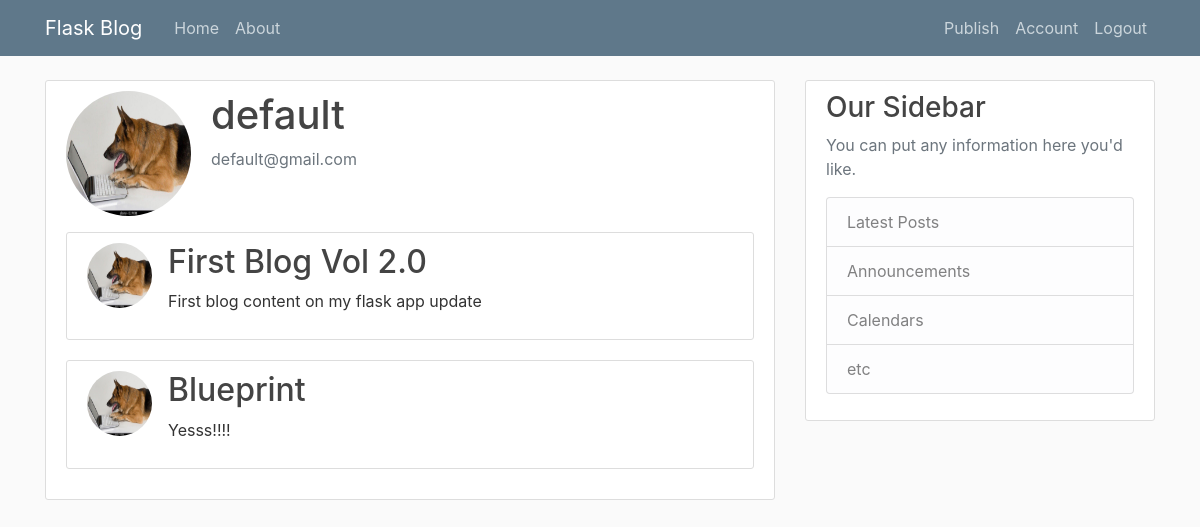
Screenshot of /profile/1 (signed in) with the database file from the repository.
### flaskblog/models.py (models this page shows, shortened)
class User(db.Model, UserMixin):
    id = db.Column(db.Integer, primary_key=True)
    username = db.Column(db.String(100), nullable=False, unique=True)
    email = db.Column(db.String(120), nullable=False, unique=True)
    password = db.Column(db.String(120), nullable=False)
    image_file = db.Column(db.String(60), nullable=False, default='default-pic/default.jpg')
    posts = db.relationship('Post', backref='author', lazy=True)

class Post(db.Model):
    id = db.Column(db.Integer, primary_key=True)
    title = db.Column(db.String(120), nullable=False, unique=True)
    content = db.Column(db.Text, nullable=False)
    date = db.Column(db.DateTime, nullable=False, default=datetime.utcnow)
    user_id = db.Column(db.Integer, db.ForeignKey('user.id'), nullable=False)

### flaskblog/users/routes.py (the view)
@users.route('/profile/<int:id>', methods=['GET'])
@login_required
def user_profile(id):
    profile = User.query.get_or_404(id)
    image_file = url_for('static', filename='propic/' + profile.image_file)
    return render_template('user-profile.html', profile=profile, image_file=image_file)

### flaskblog/models.py (called while the page is built)
@login_user.user_loader
def load_user(user_id):
    return User.query.get(int(user_id))

### flaskblog/templates/user-profile.html
{% extends 'base.html' %}
{% block content %}
    <div class="content-section">
        <div class="media">
            <img class="rounded-circle account-img" src="{{image_file}}">
            <div class="media-body">
                <h2 class="account-heading">{{profile.username}}</h2>
                <p class="text-secondary">{{profile.email}}</p>
            </div>
        </div>
        {% for post in profile.posts %}
        <article class="media content-section">
            <img class="rounded-circle article-img" src="{{url_for('static', filename='propic/' + post.author.image_file)}}">
            <div class="media-body">
            <h2><a class="article-title" href="{{url_for('posts.read_post', id=post.id)}}">{{post.title}}</a></h2>
            <p class="article-content">{{post.content}}</p>
            </div>
        </article>
    {% endfor %}
    </div>
{% endblock content %}

### flaskblog/static/main.css (style rules this page uses)
body { background: #fafafa; color: #333333; margin-top: 5rem; }
h1, h2, h3, h4, h5, h6 { color: #444444; }
.content-section { background: #ffffff; padding: 10px 20px; border: 1px solid #dddddd; border-radius: 3px; margin-bottom: 20px; }
.article-title { color: #444444; }
.article-content { white-space: pre-line; }
.article-img { height: 65px; width: 65px; margin-right: 16px; }
.account-img { height: 125px; width: 125px; margin-right: 20px; margin-bottom: 16px; }
.account-heading { font-size: 2.5rem; }

### rows the page displays
User: username "default", email "default@gmail.com"
Post: image_file (picture), title "First Blog Vol 2.0", content "First blog content on my flask app update"
Post: image_file (picture), title "Blueprint", content "Yesss!!!!"
